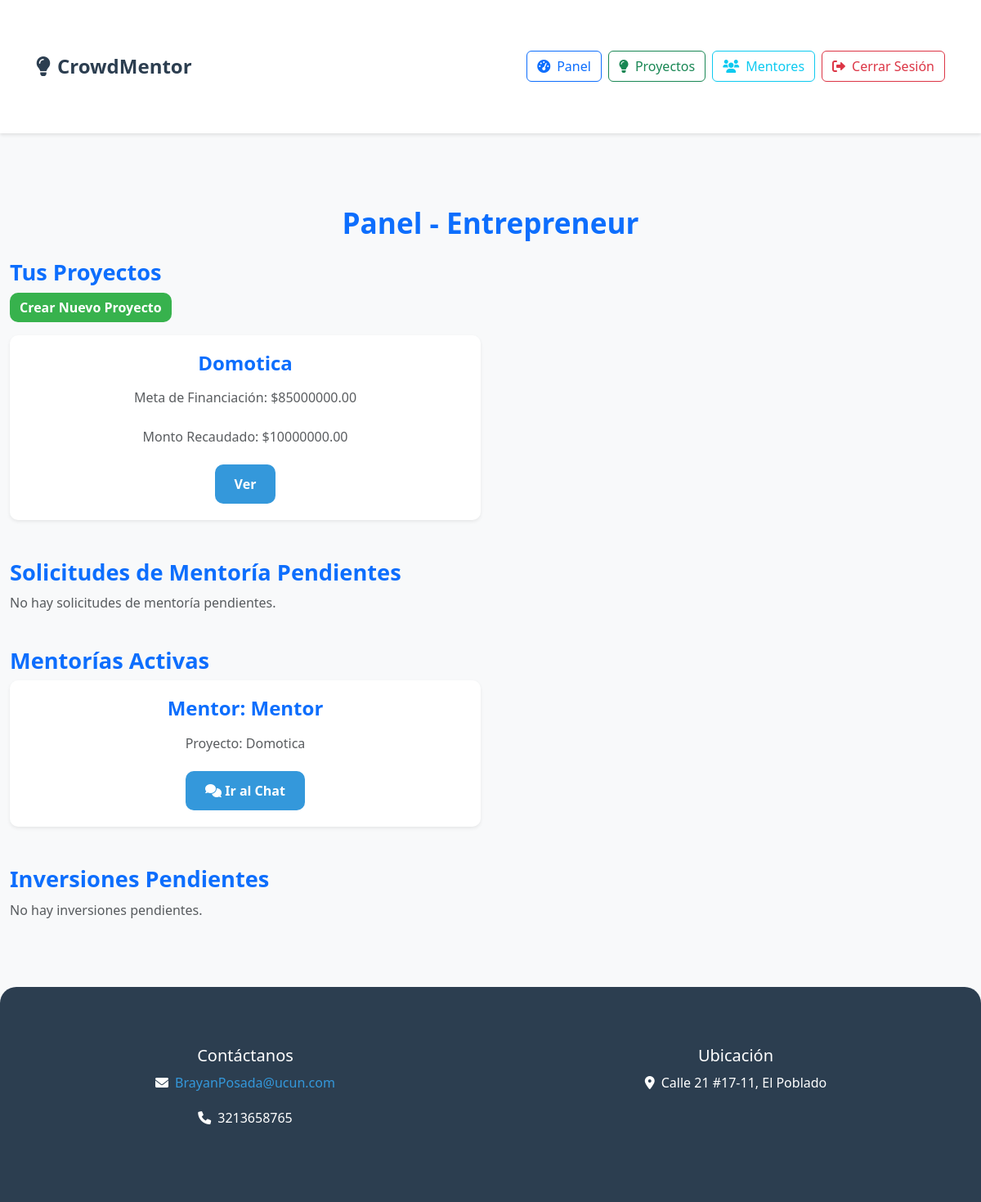
The app's page /dashboard/ (signed in), older data.
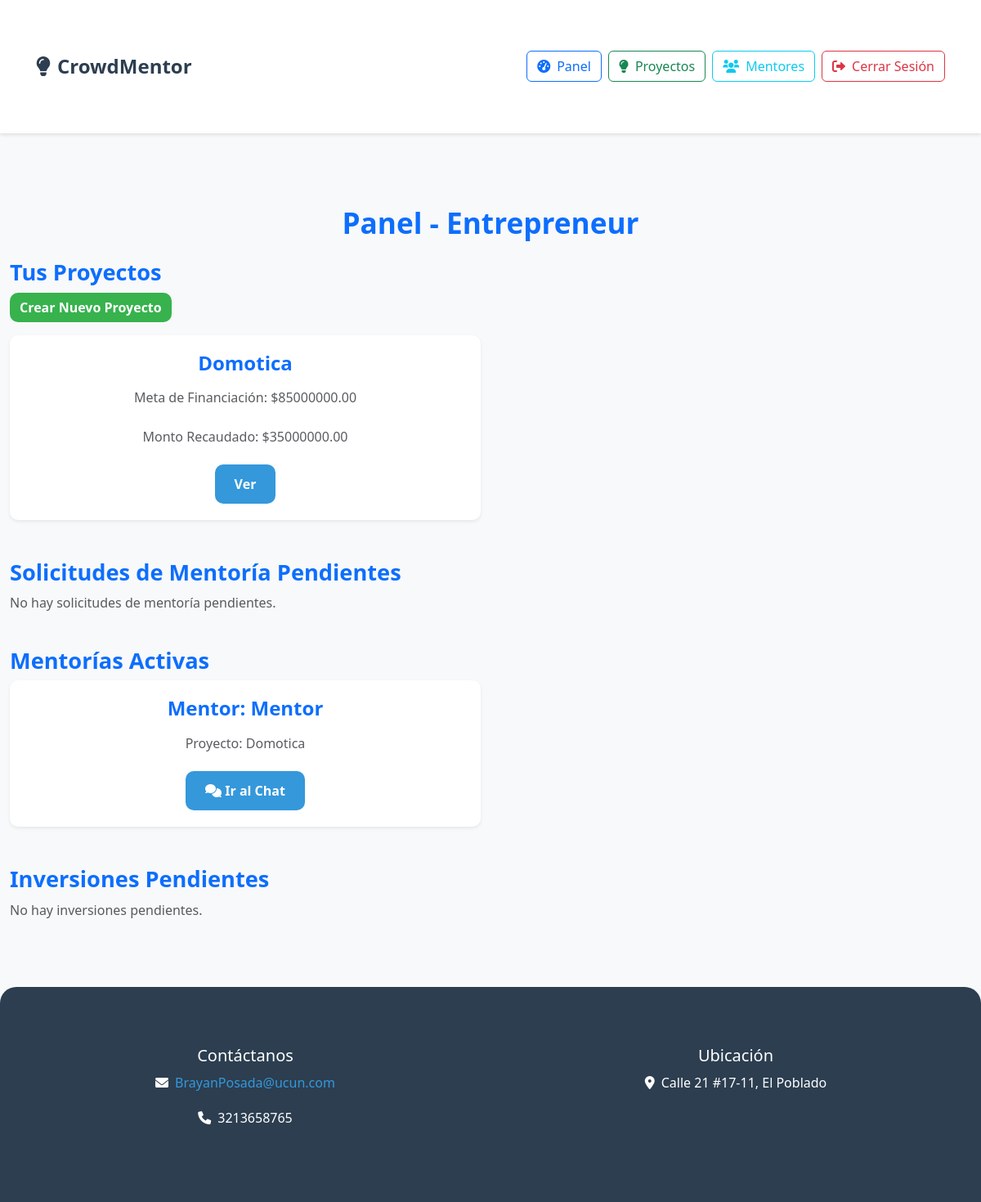
The same page, newer data.
### core/models.py (models this page shows, shortened)
class Project(models.Model):
    title = models.CharField(max_length=200)
    description = models.TextField()
    owner = models.ForeignKey(User, on_delete=models.CASCADE, related_name='projects')
    funding_goal = models.DecimalField(max_digits=10, decimal_places=2)
    amount_raised = models.DecimalField(max_digits=10, decimal_places=2, default=0)
    created_at = models.DateTimeField(default=timezone.now)
    image = models.ImageField(upload_to='projects/', blank=True, null=True)
    is_active = models.BooleanField(default=True)

### core/views.py (the view, shortened to what this page needs)
# urls.py: path('dashboard/', views.dashboard, name='dashboard'),
@login_required
def dashboard(request):
    try:
        profile = Profile.objects.get(user=request.user)
    except Profile.DoesNotExist:
        messages.error(request, 'No se encontró un perfil asociado a este usuario.')
        return redirect('home')
    if profile.user_type == 'evaluator' and not profile.is_approved_by_admin:
        messages.error(request, 'Tu cuenta aún no ha sido aprobada por el Administrador.')
        return redirect('home')
    if profile.user_type == 'mentor' and not profile.is_approved:
        messages.error(request, 'Tu cuenta aún no ha sido aprobada por un Evaluador.')
        return redirect('home')
    if request.user.is_superuser:  # Verificar si el usuario es administrador
        return render(request, 'admin_dashboard.html', {'profile': profile})
    if profile.user_type == 'entrepreneur':
        projects = Project.objects.filter(owner=request.user)
        investments = Investment.objects.filter(project__owner=request.user, status='pending')
        accepted_mentorships = Mentorship.objects.filter(
            project__owner=request.user,
            status='accepted'
        )
        pending_mentorships = Mentorship.objects.filter(
            project__owner=request.user,
            status='pending'
        )
        return render(request, 'dashboard.html', {
            'projects': projects,
            'investments': investments,
            'profile': profile,
            'mentorships': accepted_mentorships,
            'pending_mentorships': pending_mentorships
        })

### core/templates/dashboard.html (shortened to what the changed rows need)
{% extends 'base.html' %}
{% load static %}
{% block content %}
    <h2 class="text-center text-primary my-4">Panel - {{ profile.user_type|title }}</h2>
    {% if profile.user_type == 'entrepreneur' %}
        <div class="row">
            {% for project in projects %}
                <div class="col-md-6 mb-4">
                    <div class="card shadow-sm">
                        <div class="card-body">
                            <h5 class="card-title text-primary">{{ project.title }}</h5>
                            <p class="card-text text-muted">Meta de Financiación: ${{ project.funding_goal }}</p>
                            <p class="card-text text-muted">Monto Recaudado: ${{ project.amount_raised }}</p>
                            <a href="{% url 'project_detail' project.pk %}" class="btn btn-primary">Ver</a>
                        </div>
                    </div>
                </div>
            {% empty %}
                <p class="text-muted">No hay proyectos aún.</p>
            {% endfor %}
        </div>
    {% endif %}
{% endblock %}

Row changes from the older to the newer data that the page shows:
changed Project "Domotica": amount_raised "10000000.00" → "35000000.00"
